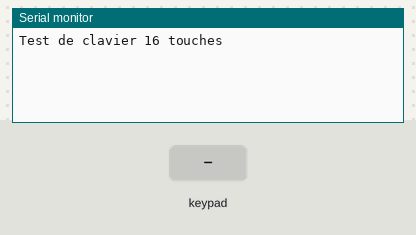
Simulated run of this sketch. Board: Arduino Uno, built with avr-gcc and run on an emulated ATmega328P. Shown: the last lines printed to the serial monitor. The inputs (shaded band) are chosen by the test bench.

Above: at 1.2 s.
1.3 s: key '1' pressed
At 2.5 s:
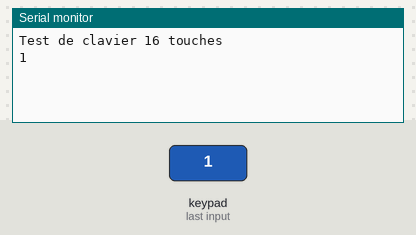
2.8 s: keypad keys 1 7 4 8 pressed 0.4 s apart
At 3.92 s:
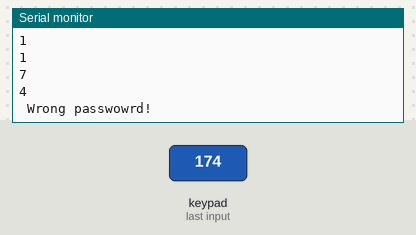
5.9 s: key '2' pressed
At 6.3 s:
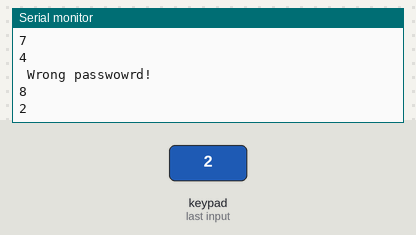
7.4 s: keypad keys 9 8 7 6 pressed 0.4 s apart
At 9.6 s:
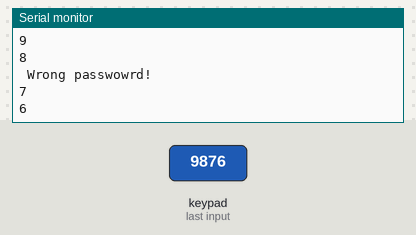
Timing chart, 0 to 11.1 s (numbered marks = the images above; inputs shaded):
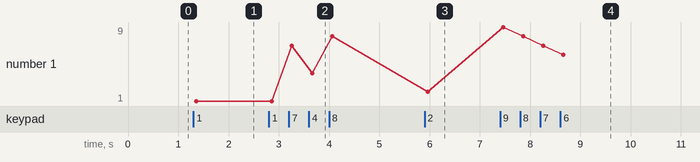

Measured:
- after the input at 1.3 s, the serial monitor: prints a new line after 0.06 s (image 1)
- after the input at 2.8 s, the serial monitor: prints a new line after 0.46 s (image 2)
- after the input at 5.9 s, the serial monitor: prints a new line after 0.06 s (image 3)
- after the input at 7.4 s, the serial monitor: prints a new line after 0.06 s (image 4)
- plotted number 1: 1 → 8 after the input at 2.8 s, 8 → 2 after the input at 5.9 s, 2 → 6 after the input at 7.4 s

The sketch:

keypadsolotest.ino
```cpp
#include <Keypad.h>
#include <Password.h>

String newPasswordString;
char newPassword[4]; //mot de passe avec 4 caractères
Password password = Password( "1748" );
byte maxPasswordLength = 4;
byte currentPasswordLength = 0;

const byte ROWS = 4; //4 lignes
const byte COLS = 4; //4 colonnes
char keys[ROWS][COLS] = {
  {'1','2','3','A'},
  {'4','5','6','B'},
  {'7','8','9','C'},
  {'*','0','#','D'}
};
//Brancher le clavier sur 2 3 4 5 (colonnes) et 6 7 8 9 (lignes)
byte rowPins[ROWS] = {9, 8, 7, 6}; //Lignes
byte colPins[COLS] = {5, 4, 3, 2}; //Colonnes
// Connections des touches
/*
S1  contact 4 8
S2  contact 3 8
S3  contact 2 8
S4  contact 1 8
S5  contact 4 7
S6  contact 3 7
S9  contact 4 6
S10  contact 3 6
S11  contact 2 6
S12  contact 1 6
S13  contact 4 5
S14  contact 3 5
S15  contact 2 5
S16  contact  1 5
*/

// Initialiser une instance de la classe keypad
Keypad keypad = Keypad( makeKeymap(keys), rowPins, colPins, ROWS, COLS );
void setup(){
  Serial.begin(9600);   //Serial monitor
  Serial.println("Test de clavier 16 touches");

  // Pour activer l'état HOLD
  unsigned int time_hold = 4;
  keypad.setHoldTime(time_hold);

  //Anti rebond
  unsigned int time_anti_rebond = 4;  //4 ms
  keypad.setDebounceTime(time_anti_rebond);

}

void loop(){
  char key = keypad.getKey();

  if (key != NO_KEY){
      delay(60);
      switch (key){
      case 'A': break;
      case 'B': break;
      case 'C': break;
      case 'D': break;
      case '#': checkPassword(); break;
      case '*': resetPassword(); break;
      default: processNumberKey(key);
      }
       //Affiche la touche saisie
  }
}
void processNumberKey(char key) {
   Serial.println(key);
   currentPasswordLength++;
   password.append(key);
   if (currentPasswordLength == maxPasswordLength) {
      checkPassword();
   }
}
void checkPassword() {
   if (password.evaluate()){
      Serial.println(" OK.");
   } else {
      Serial.println(" Wrong passwowrd!");
   }
   resetPassword();
}
void resetPassword() {
   password.reset();
   currentPasswordLength = 0;
}
```
